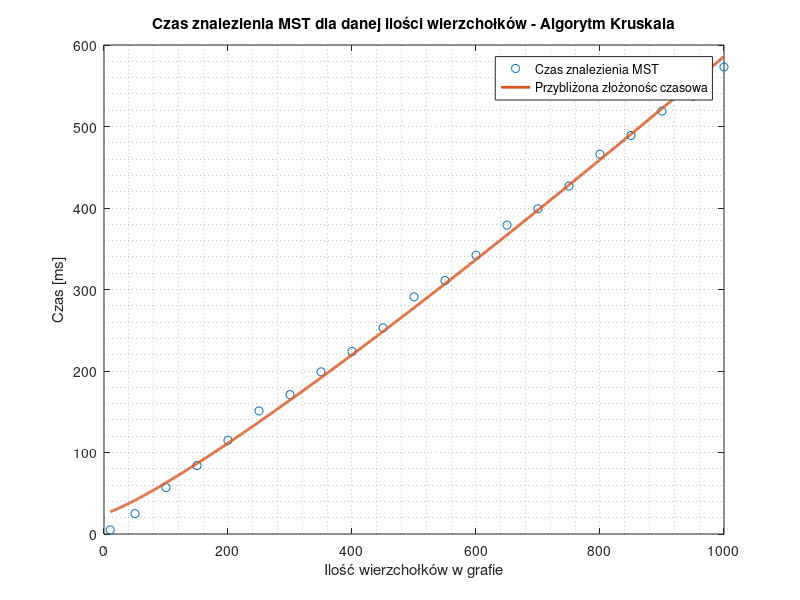

MATLAB code to generate this figure:
% Import data
x = [10 50 100 150 200 250 300 350 400 450 500 550 600 650 700 750 800 850 900 950 1000];
y = [5 25 57 84 115 151 171 199 224 253 291 311 342 379 399 427 466 489 519 537 573];

% Define objective function
f = @(params) sum((y - (params(1) * x .* log(x) + params(2))).^2);

% Find optimal parameters
params = fminsearch(f, [1, 0]);

% Plot data and approximation
n_values = linspace(min(x), max(x), 1000);
y_approx = params(1) * n_values .* log(n_values) + params(2);
plot(x, y, 'o', n_values, y_approx, 'LineWidth', 2, 'MarkerSize', 8);
grid minor;
xlabel('Ilość wierzchołków w grafie');
ylabel('Czas [ms]');
title('Czas znalezienia MST dla danej ilości wierzchołków - Algorytm Kruskala')
legend('Czas znalezienia MST', 'Przybliżona złożonośc czasowa');
